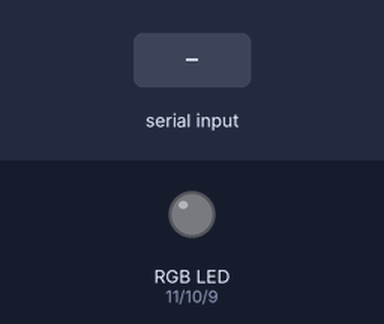
A sketch run on a simulated Arduino Uno, built with avr-gcc and run on an emulated ATmega328P. Shown: an RGB LED mixed from three pins (HIGH = lit). The inputs (shaded band) are chosen by the test bench. What the sketch prints to the serial monitor is not drawn.

Above: at 1.2 s.
1.3 s: "constantin" received over Serial
At 3.4 s:
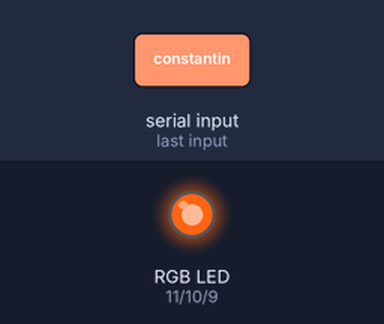
3.8 s: "josefa" received over Serial
At 5.1 s:
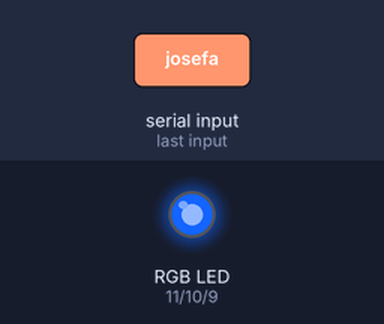
6.3 s: "constantin" received over Serial
At 8.4 s:
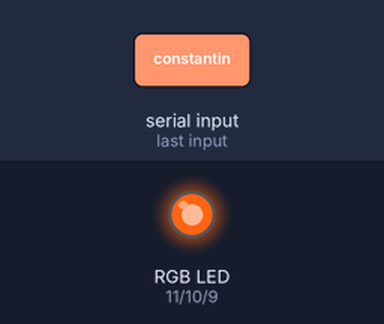
Timing chart, 0 to 9.9 s (numbered marks = the images above; inputs shaded):
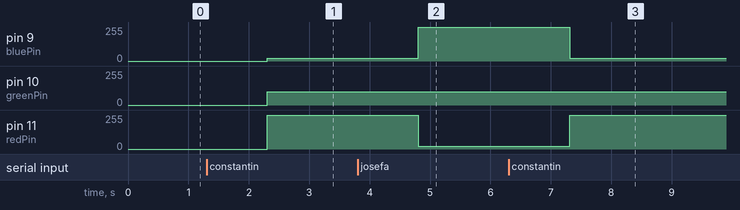

The sketch:

name_led.ino
```cpp
//char incomingByte;
String receivedString;
const int redPin = 11;
const int greenPin = 10;
const int bluePin = 9;


void setColourRgb(unsigned int red, unsigned int green, unsigned int blue) {
  analogWrite(redPin, red);
  analogWrite(greenPin, green);
  analogWrite(bluePin, blue);
}

void setup() {
  Serial.begin(9600);
  setColourRgb(0,0,0);
  Serial.println("Geben Sie Ihren Namen ein!");

}

void loop() {
  if (Serial.available() > 0) {
        //incomingByte = Serial.read();    // Lesen eines Zeichens
        receivedString = Serial.readString();
        Serial.print(receivedString);
        if (receivedString.equals("constantin")){
           setColourRgb(255, 100, 20);
        }
        if (receivedString.equals("josefa")){
          setColourRgb(20,100,255);
        }
    }
}
```

Measured:
- after the input at 1.3 s, pin 9 (bluePin): 0/255 → 20/255 after 1.0 s; pin 10 (greenPin): 0/255 → 100/255 after 1.0 s; pin 11 (redPin): 0/255 → 255/255 after 1.0 s
- after the input at 3.8 s, pin 9 (bluePin): 20/255 → 255/255 after 1.0 s; pin 11 (redPin): 255/255 → 20/255 after 1.0 s
- after the input at 6.3 s, pin 9 (bluePin): 255/255 → 20/255 after 1.0 s; pin 11 (redPin): 20/255 → 255/255 after 1.0 s
